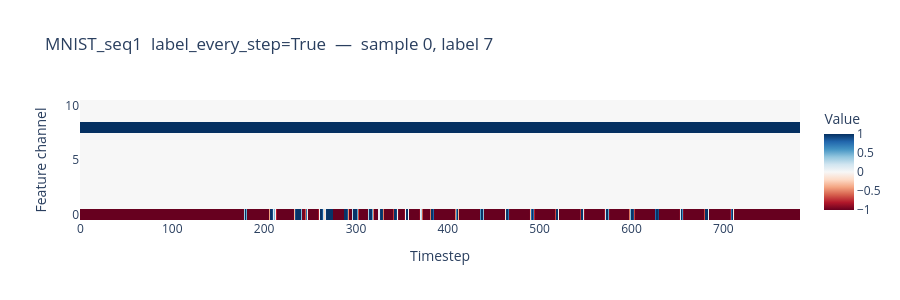

The code cell stored with this chart in its notebook:
### Markdown cell above
### 5.4  Sequence heatmap — feature × time

Visualising the full `(seq_len, channels)` slice of a single sample as a heatmap.  
This is most interesting when `step_size > 1` (e.g. one row of the image per timestep).

### Code cell
def plot_sequence_heatmap(X_seq, labels, sample_idx=0, title=""):
    """Plot a single sample's sequence as a heatmap (feature channel × timestep)."""
    seq   = X_seq[sample_idx]            # (seq_len, channels)
    label = int(np.argmax(labels[sample_idx]))

    fig = go.Figure(
        go.Heatmap(
            z=seq.T,                     # (channels, timesteps)
            colorscale='RdBu',
            zmid=0,
            colorbar=dict(title="Value"),
            hovertemplate="timestep %{x}<br>channel %{y}<br>value %{z:.4f}<extra></extra>",
        )
    )
    fig.update_layout(
        title=f"{title}  —  sample {sample_idx}, label {label}",
        xaxis_title="Timestep",
        yaxis_title="Feature channel",
        height=300,
    )
    fig.show()


# MNIST_seq1 with label embedded (step_size=1, label_dim=10 → 11 channels total)
X_embed, labels_embed = load_data_as_sequence("MNIST_seq1", local=True, label_every_step=True)
plot_sequence_heatmap(X_embed, labels_embed, sample_idx=0,
                      title="MNIST_seq1  label_every_step=True")

### Figure 1 — Plotly figure (JSON) as saved in the notebook; plotly's stock layout.template omitted (floating-point values rounded to 4 significant figures; data arrays with more than 128 entries replaced by an {"elided": "..."} marker saying what was removed)
{"data": [{"colorbar": {"title": {"text": "Value"}}, "colorscale": [[0, "rgb(103,0,31)"], [0.1, "rgb(178,24,43)"], [0.2, "rgb(214,96,77)"], [0.3, "rgb(244,165,130)"], [0.4, "rgb(253,219,199)"], [0.5, "rgb(247,247,247)"], [0.6, "rgb(209,229,240)"], [0.7, "rgb(146,197,222)"], [0.8, "rgb(67,147,195)"], [0.9, "rgb(33,102,172)"], [1, "rgb(5,48,97)"]], "hovertemplate": "timestep %{x}<br>channel %{y}<br>value %{z:.4f}<extra></extra>", "type": "heatmap", "z": {"elided": "11x784 float values"}, "zmid": 0}], "layout": {"height": 300, "title": {"text": "MNIST_seq1  label_every_step=True  —  sample 0, label 7"}, "xaxis": {"title": {"text": "Timestep"}}, "yaxis": {"title": {"text": "Feature channel"}}}}
